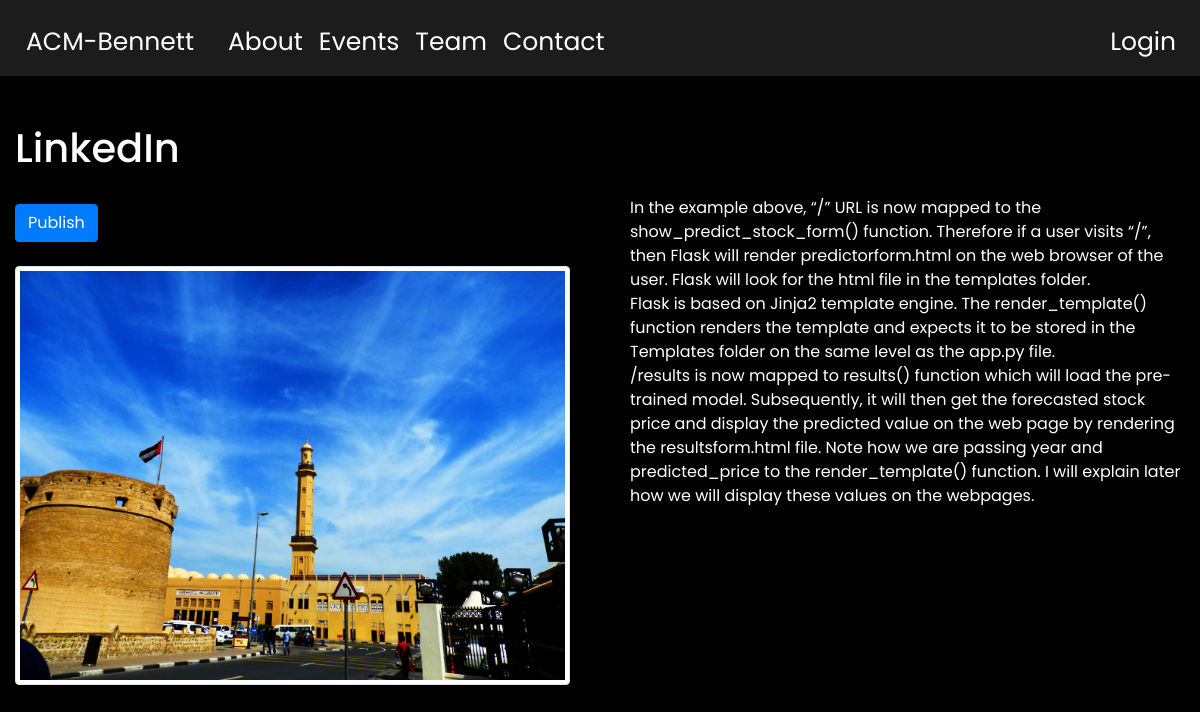
/post/17/details/, run on the app's committed database.
### blog/models.py (models this page shows, shortened)
class Post(models.Model):
    title = models.CharField(max_length=100, unique=True)
    profile_pic = models.ImageField(upload_to = 'images/')
    text = models.TextField()
    created_date = models.DateTimeField(default=timezone.now)
    published_date = models.TimeField(blank=True, null=True)

### blog/views.py (the view)
# urls.py: path('post/<int:pk>/details/', views.PostDetailView.as_view(), name='post_detail'),
class PostDetailView(generic.DetailView):
    model = Post

### blog/templates/blog/post_detail.html (shortened to what this page needs)
{% extends 'base.html' %}
{% block content %}
<div class="row">
    <div class="col col-lg-6 col-12">
        <div class="container">
            <br><br>
            <h1>{{ post.title }}</h1>
            <br>
            {% if post.published_date %}
                {{post.published_date}}
            {% else %}
                <a class="btn btn-primary" href="{% url 'post_publish' pk=post.pk %}">Publish</a>
                <br><br>
            {% endif %}
            <img src="{{ post.profile_pic.url }}" class="img-thumbnail" alt="Sorry">
        </div>
    </div>
    <div class="col col-lg-6 col-12">
        <div class="container">
            <br><br><br><br><br>
            <p>{{ post.text|safe|linebreaksbr }}</p>
            <br><br><br>
        </div>
    </div>
</div>
{% endblock %}

### blog/static/css/master.css (style rules this page uses)
body { background-color: black; color: white; font-family: 'Poppins', sans-serif; }
a { color: white; }
a { display: inline-block; padding: 10px; position: relative; }
a:after { background: none repeat scroll 0 0 transparent; bottom: 0; content: ""; display: block; height: 2px; left: 50%; position: absolute; background: #fff; transition: width 0.5s ease 0.2s, left 0.5s ease 0.2s; width: 0; }
.img-thumbnail { margin-bottom: 10px; }

### data on the page
Post: title "LinkedIn", profile_pic (picture), text "In the example above, “/” URL is now mapped to the show_predict_stock_form() function. Therefore if a user visits “/”, then Flask will render predictorform.html on the web browser of the user. Flask will look for the html file in the templates folder. Flask is based on Jinja2 template engine. The render_template() function renders the template and expects it to be stored in the Templates folder on the same level as the app.py file. /results is now mapped to results() function which will load the pre-trained model. Subsequently, it will then get the forecasted stock price and display the predicted value on the web page by rendering the resultsform.html file. Note how we are passing year and…"
